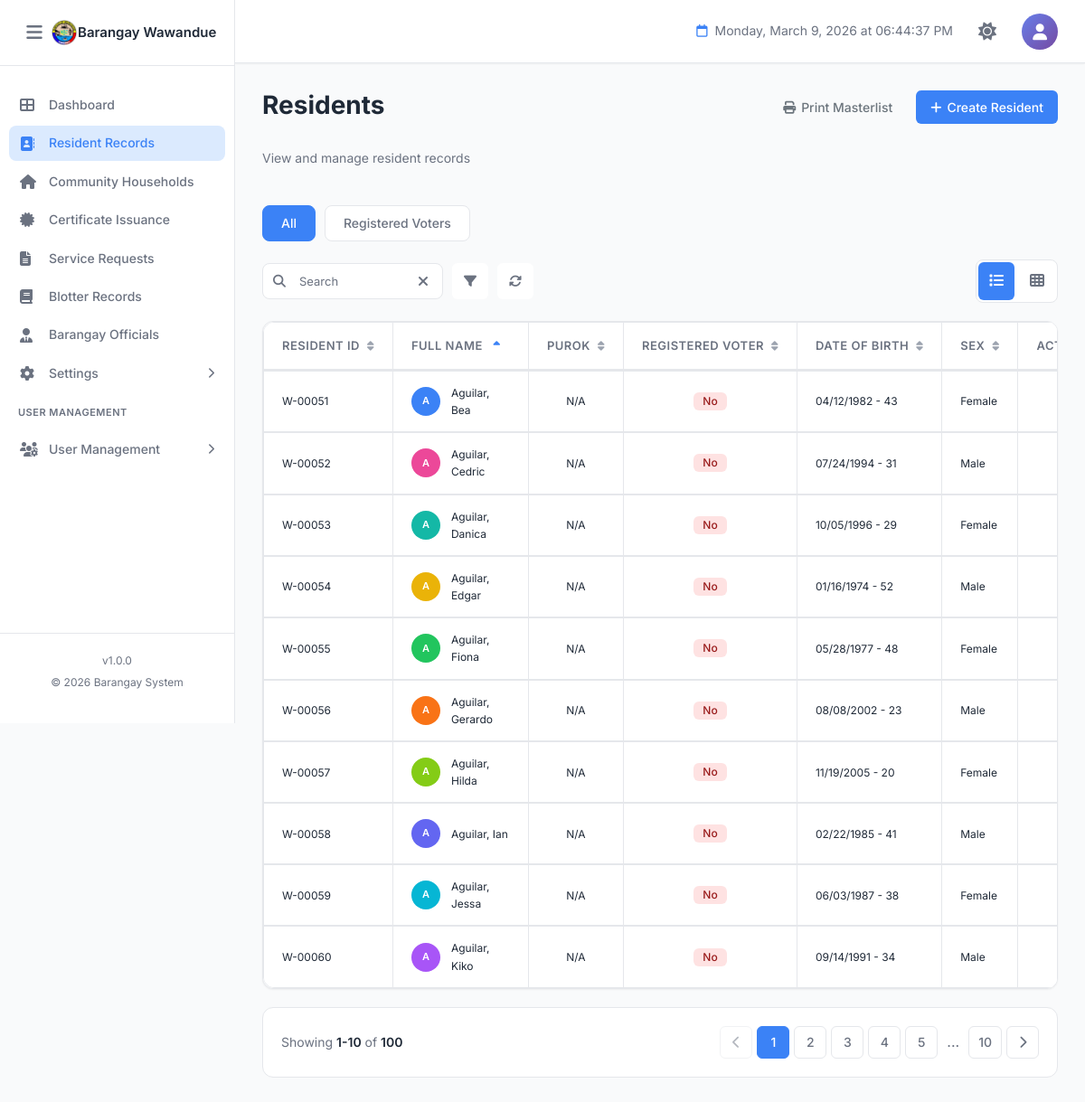
Page /residents.php (signed in) on the committed database.
### tables this page shows
CREATE TABLE `barangay_info` (
  `id` int(11) NOT NULL,
  `province_name` varchar(100) NOT NULL DEFAULT 'Province Name',
  `town_name` varchar(100) NOT NULL DEFAULT 'Town/City Name',
  `barangay_name` varchar(100) NOT NULL DEFAULT 'Barangay Name',
  `contact_number` varchar(20) DEFAULT NULL,
  `dashboard_text` text DEFAULT NULL,
  `municipal_logo` varchar(255) DEFAULT NULL COMMENT 'Path to municipal/city logo',
  `barangay_logo` varchar(255) DEFAULT NULL COMMENT 'Path to barangay logo',
  `dashboard_image` varchar(255) DEFAULT NULL COMMENT 'Path to dashboard background image',
  `created_at` timestamp NOT NULL DEFAULT current_timestamp(),
  `updated_at` timestamp NOT NULL DEFAULT current_timestamp() ON UPDATE current_timestamp(),
  `updated_by` int(11) DEFAULT NULL COMMENT 'User ID who last updated',
  PRIMARY KEY (`id`),
  KEY `fk_barangay_info_user` (`updated_by`)
);

CREATE TABLE `residents` (
  `id` int(11) NOT NULL AUTO_INCREMENT,
  `resident_id` varchar(20) DEFAULT NULL COMMENT 'Auto-generated resident ID (Format: W-XXXXX)',
  `photo` varchar(255) DEFAULT NULL COMMENT 'Path to resident photo',
  `first_name` varchar(100) NOT NULL,
  `middle_name` varchar(100) DEFAULT NULL,
  `last_name` varchar(100) NOT NULL,
  `suffix` varchar(20) DEFAULT NULL COMMENT 'Jr., Sr., III, etc.',
  `sex` enum('Male','Female','Other') NOT NULL,
  `date_of_birth` date NOT NULL,
  `age` int(3) DEFAULT NULL COMMENT 'Calculated from date_of_birth',
  `place_of_birth` varchar(255) DEFAULT NULL,
  `religion` varchar(100) DEFAULT NULL,
  `ethnicity` enum('IPS','Non-IPS','') DEFAULT NULL COMMENT 'Indigenous People Status',
  `mobile_number` varchar(20) NOT NULL,
  `email` varchar(100) DEFAULT NULL,
  `current_address` text NOT NULL,
  `household_no` varchar(50) DEFAULT NULL,
  `household_contact` varchar(20) DEFAULT NULL,
  `purok` varchar(50) DEFAULT NULL,
  `civil_status` enum('Single','Married','Widowed','Separated','Divorced') NOT NULL,
  `spouse_name` varchar(255) DEFAULT NULL,
  `father_name` varchar(255) DEFAULT NULL,
  `mother_name` varchar(255) DEFAULT NULL,
  `number_of_children` int(2) DEFAULT 0,
  `household_head` varchar(255) DEFAULT NULL,
  `educational_attainment` varchar(100) DEFAULT NULL,
  `employment_status` varchar(50) DEFAULT NULL,
  `occupation` varchar(100) DEFAULT NULL,
  `monthly_income` varchar(50) DEFAULT NULL,
  `fourps_member` enum('Yes','No') DEFAULT 'No' COMMENT '4Ps Beneficiary',
  `fourps_id` varchar(50) DEFAULT NULL COMMENT '4Ps ID Number',
  `voter_status` enum('Yes','No','') DEFAULT NULL,
  `precinct_number` varchar(50) DEFAULT NULL,
  `pwd_status` enum('Yes','No') DEFAULT 'No' COMMENT 'Person with Disability',
  `senior_citizen` enum('Yes','No') DEFAULT 'No',
  `indigent` enum('Yes','No') DEFAULT 'No',
  `philhealth_id` varchar(50) DEFAULT NULL,
  `membership_type` enum('Member','Dependent','None','') DEFAULT NULL,
  `philhealth_category` varchar(100) DEFAULT NULL,
  `age_health_group` varchar(100) DEFAULT NULL,
  `medical_history` text DEFAULT NULL,
  `lmp_date` date DEFAULT NULL COMMENT 'Last Menstrual Period',
  `using_fp_method` enum('Yes','No','') DEFAULT NULL COMMENT 'Family Planning Method',
  `fp_methods_used` varchar(100) DEFAULT NULL COMMENT 'Family Planning Methods',
  `fp_status` varchar(50) DEFAULT NULL COMMENT 'Family Planning Status',
  `water_source_type` varchar(100) DEFAULT NULL,
  `toilet_facility_type` varchar(100) DEFAULT NULL,
  `remarks` text DEFAULT NULL,
  `verification_status` enum('Pending','Verified','Rejected') DEFAULT 'Pending' COMMENT 'Resident verification status',
  `verified_by` int(11) DEFAULT NULL COMMENT 'User ID who verified',
  `verified_at` datetime DEFAULT NULL COMMENT 'Verification timestamp',
  `rejection_reason` text DEFAULT NULL COMMENT 'Reason if rejected',
  `activity_status` enum('Active','Inactive','Deceased') DEFAULT 'Active' COMMENT 'Resident activity status',
  `status_changed_at` datetime DEFAULT NULL COMMENT 'When status was last changed',
  `status_changed_by` int(11) DEFAULT NULL COMMENT 'User ID who changed status',
  `status_remarks` text DEFAULT NULL COMMENT 'Remarks about status change',
  `created_at` timestamp NOT NULL DEFAULT current_timestamp(),
  `updated_at` timestamp NOT NULL DEFAULT current_timestamp() ON UPDATE current_timestamp(),
  `created_by` int(11) DEFAULT NULL COMMENT 'User ID who created the record',
  `updated_by` int(11) DEFAULT NULL COMMENT 'User ID who last updated',
  PRIMARY KEY (`id`),
  UNIQUE KEY `resident_id` (`resident_id`),
  KEY `idx_last_name` (`last_name`),
  KEY `idx_first_name` (`first_name`),
  KEY `idx_verification_status` (`verification_status`),
  KEY `idx_household_no` (`household_no`),
  KEY `idx_created_at` (`created_at`)
);

### residents.php (the view, shortened to what the rows shown need)
<?php
require_once 'permissions.php';
$pageTitle = 'Residents';
try {
    $pdo = new PDO(
        "mysql:host=" . DB_HOST . ";dbname=" . DB_NAME . ";charset=utf8mb4",
        DB_USER,
        DB_PASS,
        [
            PDO::ATTR_ERRMODE => PDO::ERRMODE_EXCEPTION,
            PDO::ATTR_DEFAULT_FETCH_MODE => PDO::FETCH_ASSOC,
            PDO::ATTR_EMULATE_PREPARES => false
        ]
    );
} catch (PDOException $e) {
    die("Database connection failed: " . $e->getMessage());
}
function calculateAge($dateOfBirth) {
    $dob = new DateTime($dateOfBirth);
    $now = new DateTime();
    return $now->diff($dob)->y;
}
function getInitials($firstName, $lastName) {
 $last = !empty($lastName) ? strtoupper(substr($lastName, 0, 1)) : '';
  return $last;
}
function getAvatarColor($index) {
    $colors = ['blue', 'pink', 'teal', 'yellow', 'green', 'orange', 'lime', 'indigo', 'cyan', 'purple'];
    return 'avatar-' . $colors[$index % count($colors)];
}
function formatFullName($firstName, $middleName, $lastName, $suffix) {
   $name = trim($lastName);
    if (!empty($firstName)) {
        $name .= ', ' . trim($firstName);
    }
    if (!empty($suffix)) {
        $name .= ' ' . trim($suffix);
    }
    return $name;
}
$residents = [];
try {
    $stmt = $pdo->prepare("
        SELECT
            id,
            resident_id,
            photo,
            first_name,
            middle_name,
            last_name,
            suffix,
            sex,
            date_of_birth,
            religion,
            ethnicity,
            civil_status,
            educational_attainment,
            employment_status,
            fourps_member,
            age_health_group,
            pwd_status,
            verification_status,
            voter_status,
            activity_status,
            purok
        FROM residents
        WHERE activity_status != 'Archived'
        ORDER BY last_name ASC, first_name ASC
    ");
    $stmt->execute();
    $residents = $stmt->fetchAll();
} catch (PDOException $e) {
    error_log("Error fetching residents: " . $e->getMessage());
    $residents = [];
}
?>
<!DOCTYPE html>
<html lang="en">
<head>
    <link rel="stylesheet" href="assets/bootstrap/css/bootstrap.min.css">
    <link rel="stylesheet" href="https://cdnjs.cloudflare.com/ajax/libs/font-awesome/6.4.0/css/all.min.css">
    <link rel="stylesheet" href="assets/css/style.css">
    <link rel="stylesheet" href="assets/css/residents.css">
    <link rel="stylesheet" href="assets/css/residents-grid.css">
</head>
<body>
    <?php include 'components/sidebar.php'; ?>
    <main class="main-content">
        <div class="dashboard-content">
            <div class="page-header-section">
                <div>
                    <h1 class="page-title"><?php echo $pageTitle; ?></h1>
                </div>
            </div>
            <div class="table-container">
                <table class="data-table residents-table" id="residentsTable">
                    <thead>
                        <tr>
                            <th>Resident ID</th>
                            <th>
                                <span class="header-text">
                                    Full Name
                                </span>
                            </th>
                            <th>Purok</th>
                            <th>Registered Voter</th>
                            <th>Date of Birth</th>
                            <th>Sex</th>
                            <th>Activity Status</th>
                        </tr>
                    </thead>
                    <tbody id="residentsTableBody">
                        <?php if (empty($residents)): ?>
                            <tr>
                                <td colspan="8" style="text-align: center; padding: 40px;">
                                    <i class="fas fa-users" style="font-size: 48px; color: #d1d5db; margin-bottom: 16px;"></i>
                                    <p style="color: #6b7280; font-size: 16px; margin: 0;">No residents found</p>
                                    <p style="color: #9ca3af; font-size: 14px; margin-top: 8px;">Start by adding a new resident</p>
                                </td>
                            </tr>
                        <?php else: ?>
                            <?php foreach ($residents as $index => $resident):
                                $fullName = formatFullName(
                                    $resident['first_name'],
                                    $resident['middle_name'],
                                    $resident['last_name'],
                                    $resident['suffix']
                                );
                                $initials = getInitials($resident['first_name'], $resident['last_name']);
                                $avatarColor = getAvatarColor($index);
                                $residentId = !empty($resident['resident_id']) ? $resident['resident_id'] : generateResidentId($resident['id']);
                                $age = calculateAge($resident['date_of_birth']);
                                $dob = !empty($resident['date_of_birth']) ? date('m/d/Y', strtotime($resident['date_of_birth'])) : 'N/A';
                                $voterBadge = ($resident['voter_status'] === 'Yes') ? 'badge-yes' : 'badge-no';
                                $sortName = $resident['last_name'] . ', ' . $resident['first_name'];
                            ?>
                            <tr data-religion="<?php echo htmlspecialchars($resident['religion'] ?? ''); ?>"
                                data-ethnicity="<?php echo htmlspecialchars($resident['ethnicity'] ?? ''); ?>"
                                data-civil-status="<?php echo htmlspecialchars($resident['civil_status'] ?? ''); ?>"
                                data-education="<?php echo htmlspecialchars($resident['educational_attainment'] ?? ''); ?>"
                                data-employment="<?php echo htmlspecialchars($resident['employment_status'] ?? ''); ?>"
                                data-fourps="<?php echo htmlspecialchars($resident['fourps_member'] ?? ''); ?>"
                                data-age-health-group="<?php echo htmlspecialchars($resident['age_health_group'] ?? ''); ?>"
                                data-activity-status="<?php echo htmlspecialchars($resident['activity_status'] ?? ''); ?>"
                                data-pwd-status="<?php echo htmlspecialchars($resident['pwd_status'] ?? 'No'); ?>">
                                    <td><?php echo htmlspecialchars($residentId); ?></td>
                                     <td data-sort="<?php echo htmlspecialchars($sortName); ?>"><a href="resident_profile.php?id=<?php echo htmlspecialchars($resident['id']); ?>" class="resident-name-link">
                                        <div class="resident-name">
                                            <span class="avatar <?php echo htmlspecialchars($avatarColor); ?>">
                                                <?php echo htmlspecialchars($initials); ?>
                                            </span>
                                            <span><?php echo htmlspecialchars($fullName); ?></span>
                                        </div>
                                    </a>
                                </td>
                                <td><?php echo htmlspecialchars($resident['purok'] ?? 'N/A'); ?></td>
                                <td>
                                    <span class="badge <?php echo htmlspecialchars($voterBadge); ?>">
                                        <?php echo htmlspecialchars($resident['voter_status'] ?: 'No'); ?>
                                    </span>
                                </td>
                                <td><?php echo htmlspecialchars($dob . ' - ' . $age); ?></td>
                                <td><?php echo htmlspecialchars($resident['sex']); ?></td>
                                <td>
                                </td>
                            </tr>
                            <?php endforeach; ?>
                        <?php endif; ?>
                    </tbody>
                </table>
            </div>
        </div>
    </main>
</body>
</html>

### components/sidebar.php (shortened to what the rows shown need)
<?php
$sidebar_brgy_name = 'BIS';
$sidebar_brgy_logo = 'assets/images/logo.png';
if (isset($conn)) {
    $s_stmt = $conn->prepare("SELECT barangay_name, barangay_logo FROM barangay_info WHERE id = 1 LIMIT 1");
    if ($s_stmt) {
        $s_stmt->execute();
        $s_result = $s_stmt->get_result();
        if ($s_result->num_rows > 0) {
            $s_row = $s_result->fetch_assoc();
            if (!empty($s_row['barangay_name'])) $sidebar_brgy_name = $s_row['barangay_name'];
            if (!empty($s_row['barangay_logo']))  $sidebar_brgy_logo = $s_row['barangay_logo'];
        }
    }
}
?>
<aside class="sidebar" id="sidebar">
    <div class="sidebar-header">
        <div class="sidebar-brand" style="display:flex;align-items:center;overflow:hidden;">
            <img src="<?php echo htmlspecialchars($sidebar_brgy_logo); ?>" alt="Logo"
                 style="width:30px;height:30px;object-fit:contain;">
            <h2 class="sidebar-title" style="font-size:15px;margin:0;white-space:nowrap;">
                <?php echo htmlspecialchars($sidebar_brgy_name); ?>
            </h2>
        </div>
    </div>
</aside>

### rows in the picture
barangay_info: barangay_logo (picture), barangay_name "Barangay Wawandue"
residents: resident "W-00051", initials "A", fullName "Aguilar, Bea", purok "N/A", voter_status "No", date_of_birth "04/12/1982 - 43", sex "Female"
residents: resident "W-00052", initials "A", fullName "Aguilar, Cedric", purok "N/A", voter_status "No", date_of_birth "07/24/1994 - 31", sex "Male"
residents: resident "W-00053", initials "A", fullName "Aguilar, Danica", purok "N/A", voter_status "No", date_of_birth "10/05/1996 - 29", sex "Female"
residents: resident "W-00054", initials "A", fullName "Aguilar, Edgar", purok "N/A", voter_status "No", date_of_birth "01/16/1974 - 52", sex "Male"
residents: resident "W-00055", initials "A", fullName "Aguilar, Fiona", purok "N/A", voter_status "No", date_of_birth "05/28/1977 - 48", sex "Female"
residents: resident "W-00056", initials "A", fullName "Aguilar, Gerardo", purok "N/A", voter_status "No", date_of_birth "08/08/2002 - 23", sex "Male"
residents: resident "W-00057", initials "A", fullName "Aguilar, Hilda", purok "N/A", voter_status "No", date_of_birth "11/19/2005 - 20", sex "Female"
residents: resident "W-00058", initials "A", fullName "Aguilar, Ian", purok "N/A", voter_status "No", date_of_birth "02/22/1985 - 41", sex "Male"
residents: resident "W-00059", initials "A", fullName "Aguilar, Jessa", purok "N/A", voter_status "No", date_of_birth "06/03/1987 - 38", sex "Female"
residents: resident "W-00060", initials "A", fullName "Aguilar, Kiko", purok "N/A", voter_status "No", date_of_birth "09/14/1991 - 34", sex "Male"

### other values in the picture
SITE_VERSION "1.0.0"
SITE_YEAR "2026"
$pageTitle "Residents"
